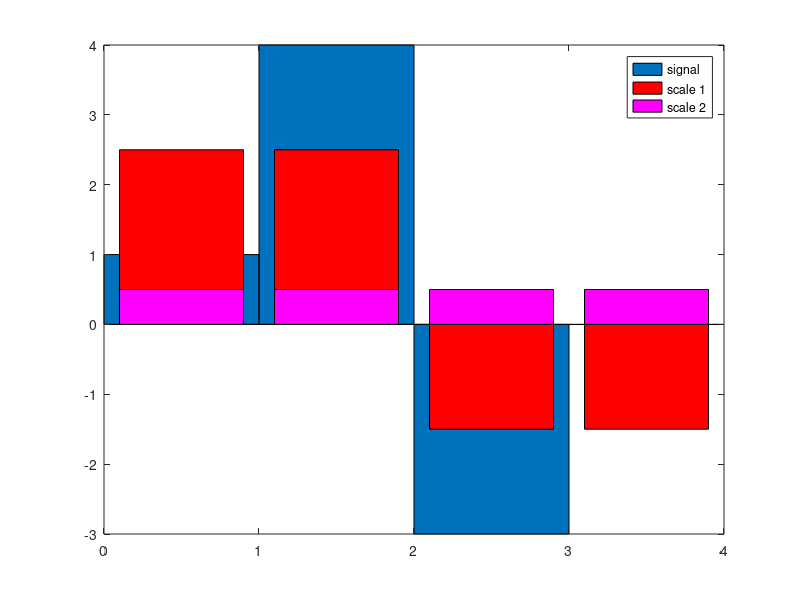
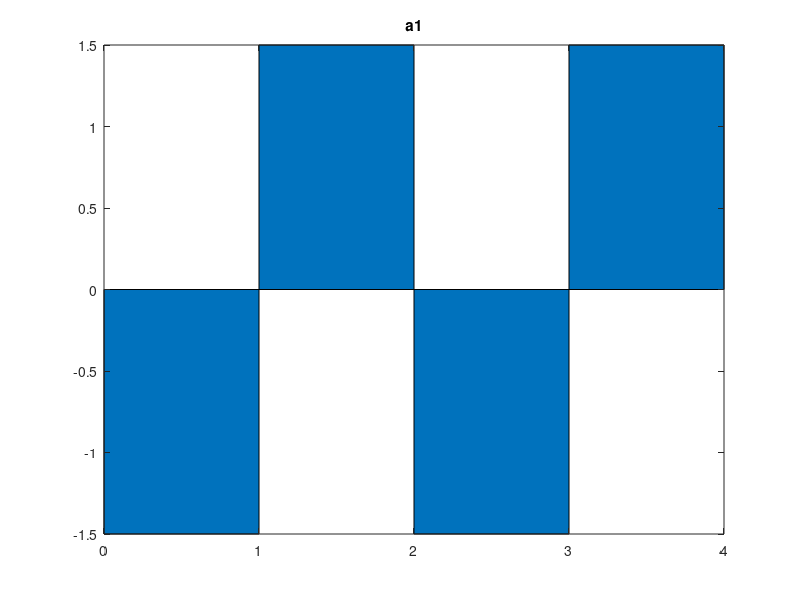
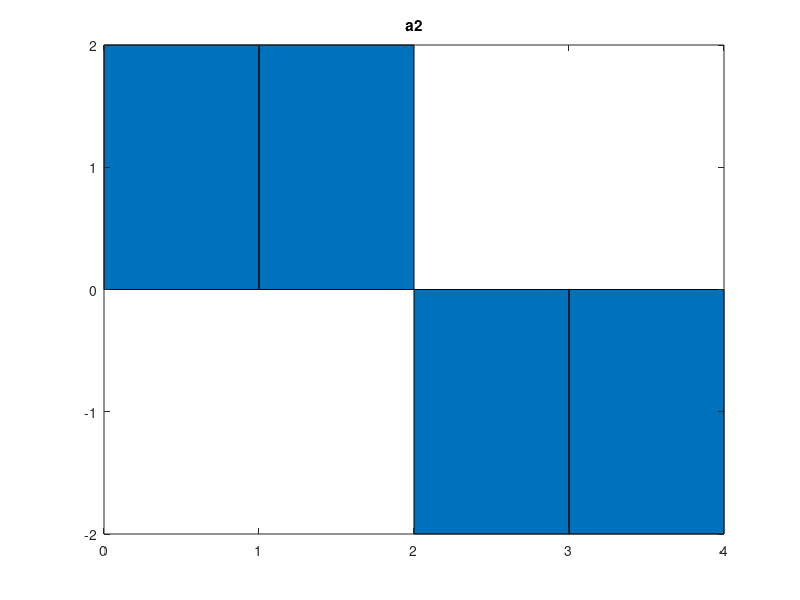

These charts were generated, in order, by the following MATLAB code:
% Progrmming assignment for AP3132-Advanced Digital Image Processing course
% Instructor: B. Rieger, F. Vos 
% Tutor: H. Heydarian
% Term: Q3-2020
%
% Labwork Wavelet% compute the wavelet transform graphically (just by pen and paper)
close all

f = [1 4 -3 0];
xpos = [0.5 1.5 2.5 3.5];
figure;
bar(xpos,f,1)

% the scaling function of the de Haar wavelet:
% you just take the average between neighboring function values and repeat
% the process until only the average value of the signal remains
s1 = [2.5 2.5 -1.5 -1.5]; %2 values
s2 = [0.5 0.5 0.5 0.5];   %1 value

hold on
bar(xpos,s1,'r')
bar(xpos,s2,'m')
legend('signal','scale 1','scale 2')
hold off

% for the approximation functions you take the difference between the
% different level of scaling functions.

a1 = f-s1;
a2 = s1-s2;

figure;bar(xpos,a1,1);title('a1')
figure;bar(xpos,a2,1);title('a2')

% from this you can write down the wavelet transformation if you take into
% account the scaling factor 2^(-i/2) for the de Haar wavelet (the factor
% 2^-i/2 ensures orthonormality of the wavelets

%looking at s2 you see a value of 0.5 which gives a wavelet coefficient of
% 0.5
% looking at a2 you see value of 2 for the wavelet
% looking at a1 you see values of -1.5 and -1.5 for the wavelet
% 


